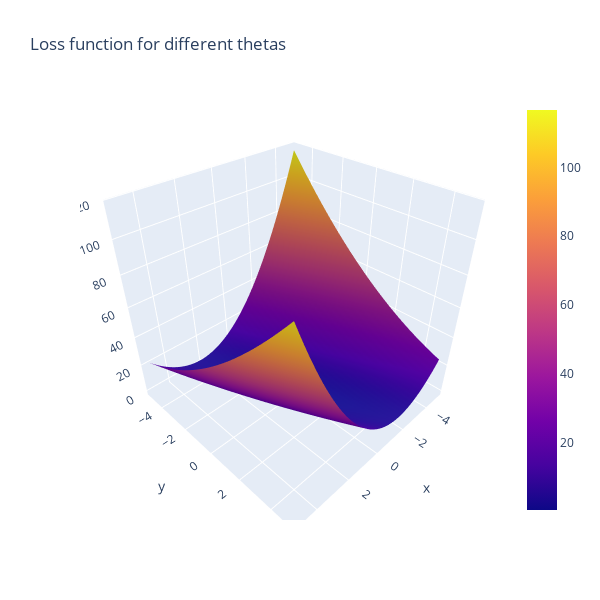

The cell this chart's notebook holds for it:
### Code cell
#This figure shows the loss function.

#X = Theta0
#Y - Theta1
#Z = Loss
#Find where it is closest to 0 in X and Y!

#you can click/hold in the graph below to rotate!

fig = go.Figure(data=[go.Surface(x=theta1_vals, y=theta0_vals, z=J_vals)])
fig.update_layout(title='Loss function for different thetas', autosize=True,
                  width=600, height=600, xaxis_title='theta0', 
                 yaxis_title='theta1')
fig.show()

### Figure 1 — Plotly figure (JSON) as saved in the notebook; plotly's stock layout.template omitted (floating-point values rounded to 4 significant figures; data arrays with more than 128 entries replaced by an {"elided": "..."} marker saying what was removed)
{"data": [{"type": "surface", "x": [-5.0, -4.796, -4.592, -4.388, -4.184, -3.98, -3.776, -3.571, -3.367, -3.163, -2.959, -2.755, -2.551, -2.347, -2.143, -1.939, -1.735, -1.531, -1.327, -1.122, -0.9184, -0.7143, -0.5102, -0.3061, -0.102, 0.102, 0.3061, 0.5102, 0.7143, 0.9184, 1.122, 1.327, 1.531, 1.735, 1.939, 2.143, 2.347, 2.551, 2.755, 2.959, 3.163, 3.367, 3.571, 3.776, 3.98, 4.184, 4.388, 4.592, 4.796, 5.0], "y": [-5.0, -4.796, -4.592, -4.388, -4.184, -3.98, -3.776, -3.571, -3.367, -3.163, -2.959, -2.755, -2.551, -2.347, -2.143, -1.939, -1.735, -1.531, -1.327, -1.122, -0.9184, -0.7143, -0.5102, -0.3061, -0.102, 0.102, 0.3061, 0.5102, 0.7143, 0.9184, 1.122, 1.327, 1.531, 1.735, 1.939, 2.143, 2.347, 2.551, 2.755, 2.959, 3.163, 3.367, 3.571, 3.776, 3.98, 4.184, 4.388, 4.592, 4.796, 5.0], "z": {"elided": "50x50 float values"}}], "layout": {"autosize": true, "height": 600, "title": {"text": "Loss function for different thetas"}, "width": 600, "xaxis": {"title": {"text": "theta0"}}, "yaxis": {"title": {"text": "theta1"}}}}
